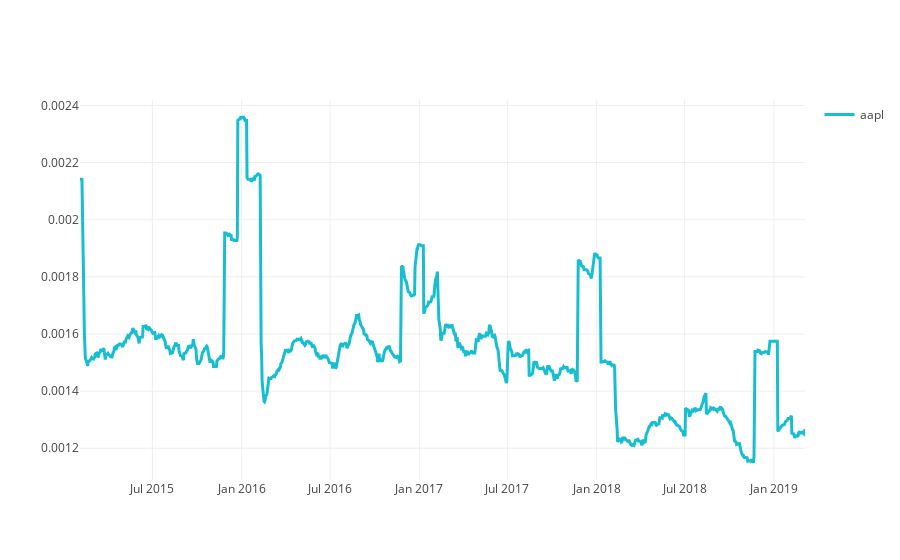

Here is the notebook cell this chart was saved with:
### Code cell
# we visualize positions for a selected asset:

aapl_frac = output.to_pandas()["NASDAQ:AAPL"]

make_plot(aapl_frac.index, aapl_frac, name= "aapl")

### Figure 1 — Plotly figure (JSON) as saved in the notebook; plotly's stock layout.template omitted (floating-point values rounded to 4 significant figures; data arrays with more than 128 entries replaced by an {"elided": "..."} marker saying what was removed)
{"data": [{"line": {"color": "#17BECF", "width": 3}, "name": "aapl", "type": "scatter", "uid": "c8671211-e27b-490f-969a-67019c3cc997", "x": {"elided": "1030 str values"}, "y": {"elided": "1030 float values"}}], "layout": {"showlegend": true, "yaxis": {"range": [0.001089, 0.002419]}}}
